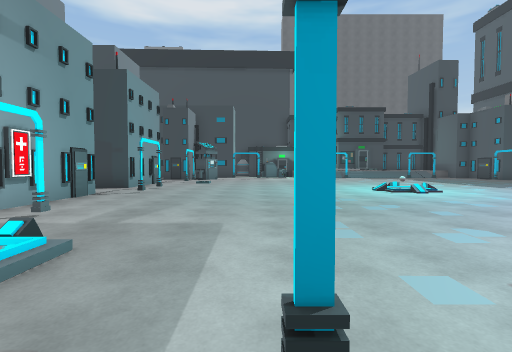
[1] (above)

23 first-person views from a walk through a scene from a Unity 3-D project. The camera is 1.3 m above the floor, tilts 2° down and sees 85° across. The floor is counted in squares, 2 m on a side. Each view is taken from the middle of a square. On the plan, view 1 faces up. The plan holds only what a view shows up to about 9 squares ahead; the rest is blank. The place goes on beyond the plan. Some animated figures are left out. Some surface patterns are stand-ins.

[2]
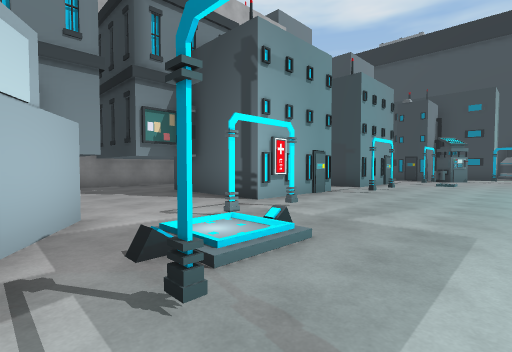

[3]
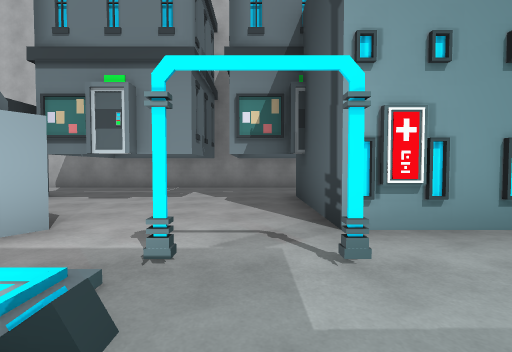

[4]
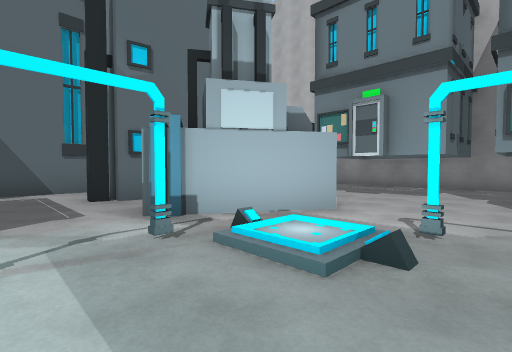

[5]
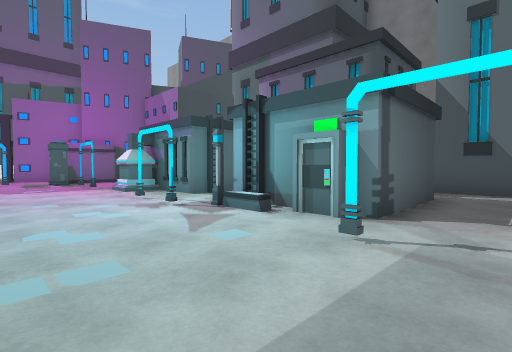

[6]
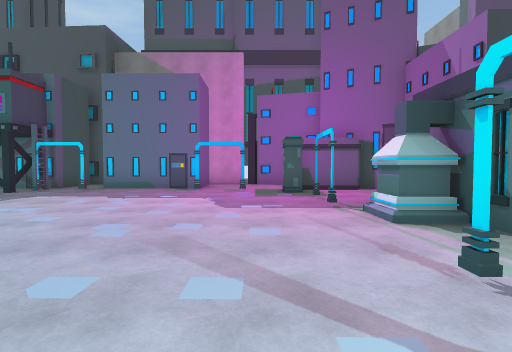

[7]
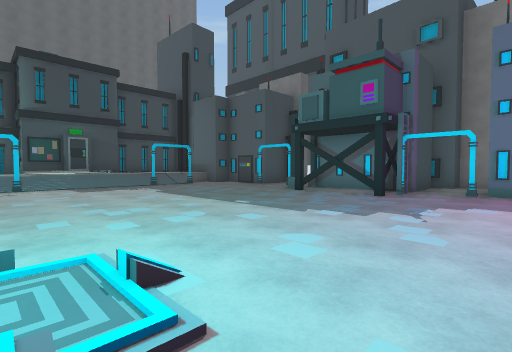

[8]
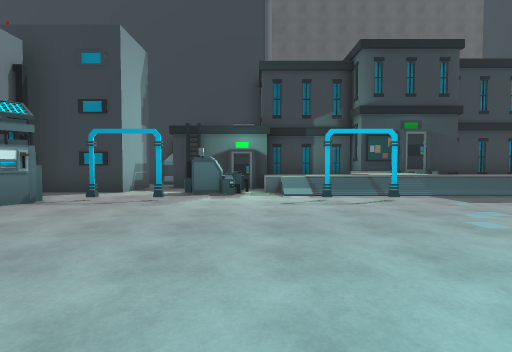

[9]
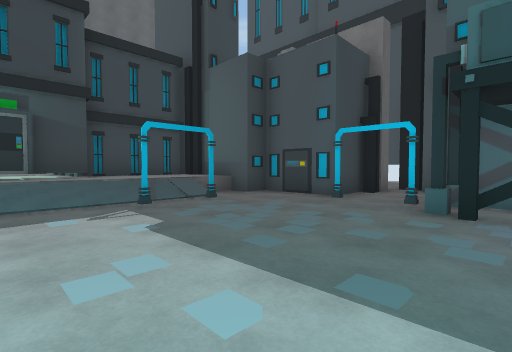

[10]
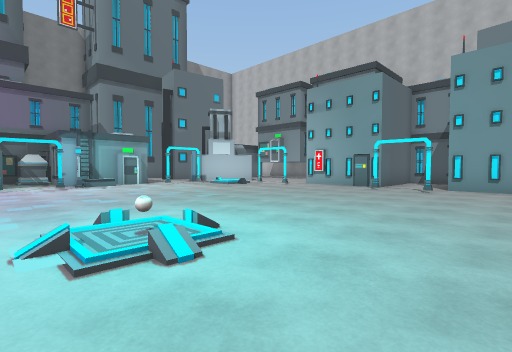

[11]
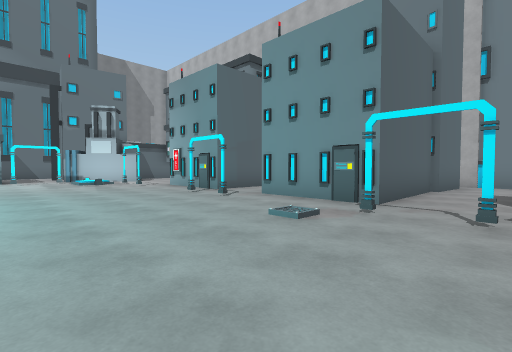

[12]
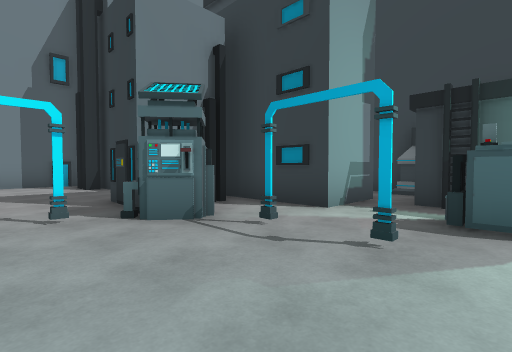

[13]
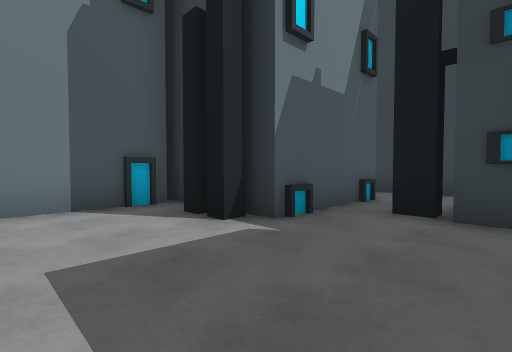

[14]
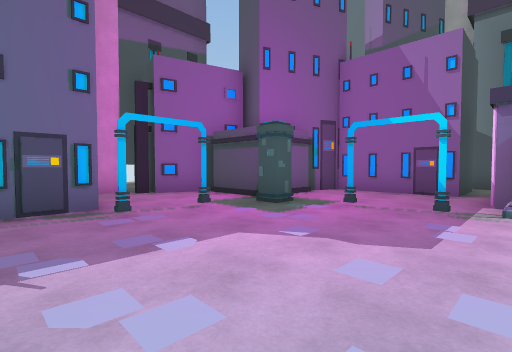

[15]
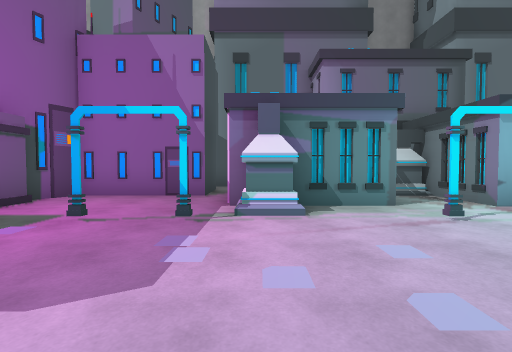

[16]
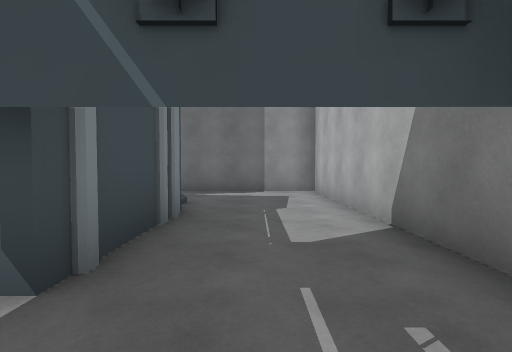

[17]
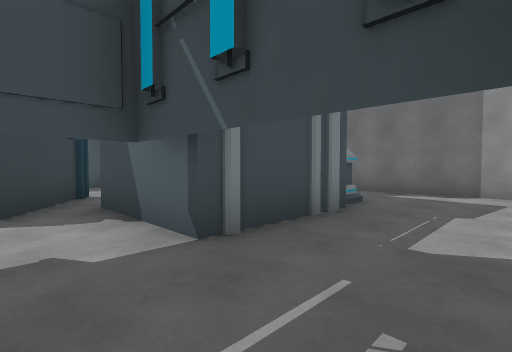

[18]
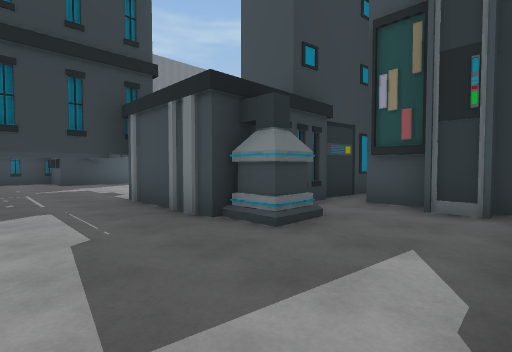

[19]
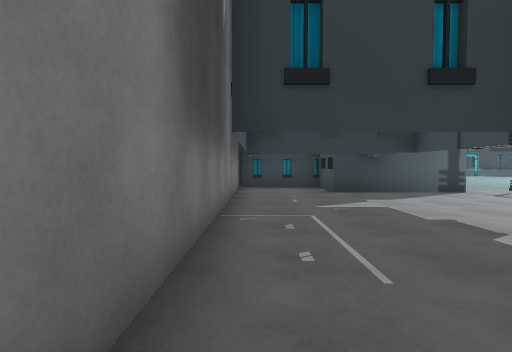

[20]
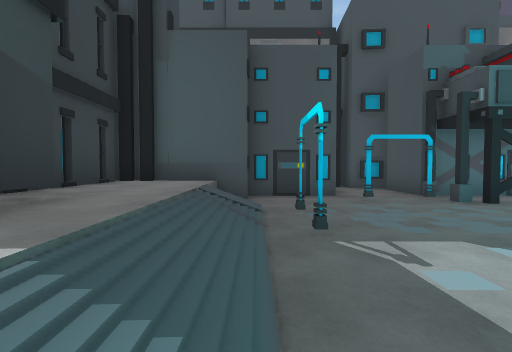

[21]
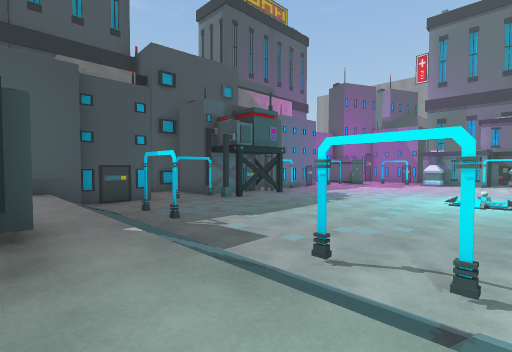

[22]
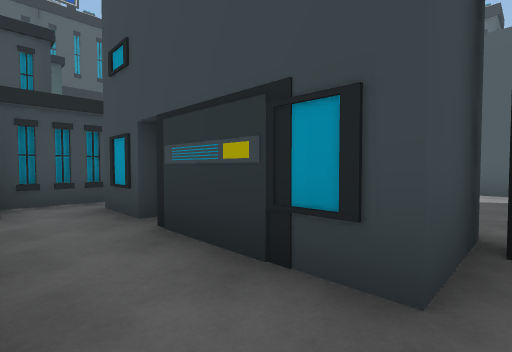

[23]
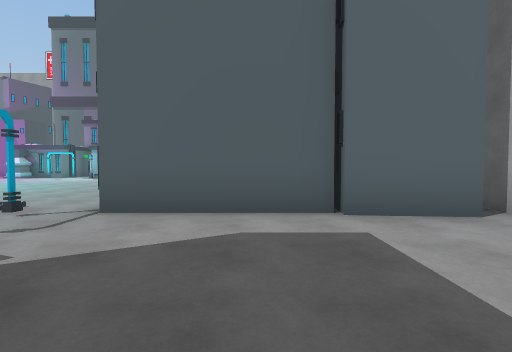

### Floor plan
Key: @ floor where view 1 was taken; # wall or solid block; . main floor; : floor 0.75 m higher than the main floor; / step, stairs or slope; B building; A ball; T thing the floor can be seen under or through; L lamp; C crate; M machine; G generator; O other object.
Columns run from 10 left of view 1 to 14 right of it. Each row starts with its distance up from view 1.
 19    ......B#    B
 18    .......######::####
 17    ..#  #.###::#B#:::#
 16    .B####..M/:::::::/##
 15 ###... #.....///////..#
 14 #.....BGG.#..#.#..//..B
 13 #.....................###
 12 #.......................#
 11 ######B.............OO###
 10    # ##.............O #
  9       #.............O #
  8      ###......A.....OO#
  7      ###....../......##
  6 ####  B...............#
  5 #..# ##...............#
  4 #..###O...............B
  3 #.......................#
  2 #......#/............#..#
  1 #.......#.#..#.#..TTO...
  0 #.....OO..@./L...B   CC#
 -1 #......OO..###.###T..C##
 -2 #..#   ....  #.# ##B#B
 -3 #..#    #..  BB   #
 -4 #..######..
 -5 #...B.##### BBB
 -6 #.....B     B
 -7 #.....#
 -8 #######

Positions as (right, up) in squares from view 1, and headings:
1: (0, 0), facing up
2: (0, 0), facing up-left
3: (-1, 3), facing left
4: (0, 3), facing down-left
5: (-1, 3), facing down-right
6: (3, 2), facing right
7: (4, 6), facing up-right
8: (2, 9), facing up
9: (6, 10), facing up-right
10: (5, 10), facing down-left
11: (1, 13), facing down-left
12: (1, 12), facing up-left
13: (-5, 12), facing up-left
14: (7, 5), facing down-right
15: (7, 4), facing down
16: (-8, 0), facing down
17: (-9, 0), facing down-right
18: (-9, -7), facing up-right
19: (-9, -3), facing up
20: (5, 15), facing right
21: (3, 17), facing down-right
22: (-6, 19), facing down-right
23: (-6, 15), facing down
